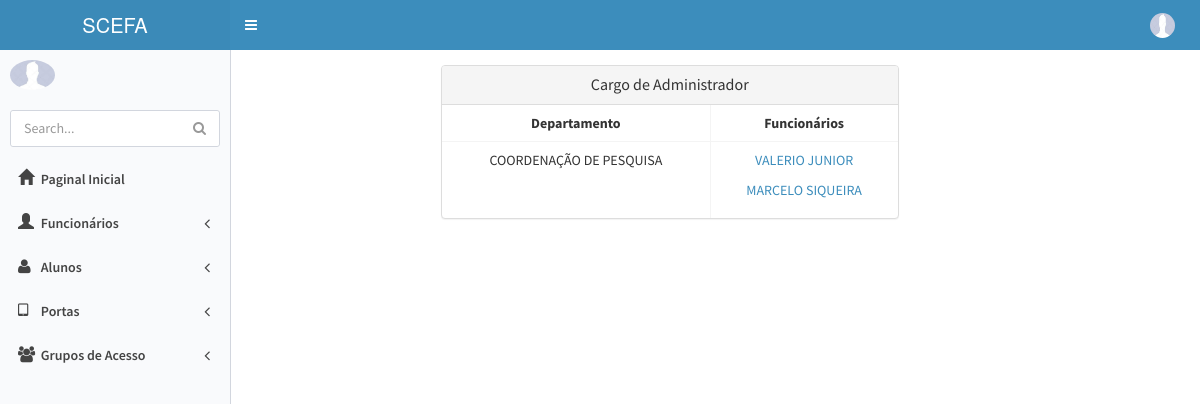
Screenshot of /cargo/detail/2 (signed in) with the database file from the repository.
### appPonto/models.py (models this page shows, shortened)
class Cargo(models.Model):
    nome_funcao = models.CharField('Nome da função',max_length=200)
    departamento = models.ForeignKey(Departamento,on_delete=models.PROTECT,verbose_name="Departamento")
    class Meta: permissions = (('view_cargo', 'Can see cargo'),)
    def __str__(self):
        return self.nome_funcao

class Departamento(models.Model):
    descricao = models.CharField("Descrição",max_length=200)
    class Meta: permissions = (('view_departamento', 'Can see departamento'),)
    def __str__(self):
        return self.descricao

class Pessoa(User):
    nome = models.CharField("Nome", max_length=255)
    cpf = models.CharField('CPF', max_length=14, unique=True)
    sexos = (('Masculino', 'Masculino'),
             ('Feminino', 'Feminino'),)
    sexo = models.CharField(max_length=30, choices=sexos)
    Email = models.EmailField("E-mail", max_length=200)
    telefone = models.CharField("Telefone", max_length=20)
    dataNascimento = models.DateField('Data de Nascimento', max_length=10)
    endereco = models.CharField('Endereço', max_length=200, null=True)
    id_digital = models.IntegerField(null=True, blank=True, unique=True)
    img_dital = models.CharField(null=True, max_length=100, blank=True)
    Situacoes = (
        ('Ativo', 'Ativo'),
        ('Desativado', 'Desativado'),
    )
    situacao = models.CharField('Situação',
                                max_length=30,
                                choices=Situacoes,
                                )
    foto = models.ImageField(
        upload_to='fotos', verbose_name='foto',
        null=True, blank=True)
    class Meta: permissions = (('view_pessoa', 'Can see pessoa'),)

class Funcionario(Pessoa):
    matricula = models.CharField("Matricula", max_length=20, unique=True)
    cargo = models.ForeignKey(Cargo,on_delete=models.PROTECT,verbose_name="Cargo")
    dataAdmissao = models.DateField('Data de Admissão', default=timezone.now)
    salario = models.DecimalField("Salário", max_digits=10, decimal_places=2, null=True)
    def __str__(self):
        return self.nome
    class Meta: permissions = (('view_funcionario', 'Can see funcionario'),)

class Pessoa(User):
    nome = models.CharField("Nome", max_length=255)
    cpf = models.CharField('CPF', max_length=14, unique=True)
    sexos = (('Masculino', 'Masculino'),
             ('Feminino', 'Feminino'),)
    sexo = models.CharField(max_length=30, choices=sexos)
    Email = models.EmailField("E-mail", max_length=200)
    telefone = models.CharField("Telefone", max_length=20)
    dataNascimento = models.DateField('Data de Nascimento', max_length=10)
    endereco = models.CharField('Endereço', max_length=200, null=True)
    id_digital = models.IntegerField(null=True, blank=True, unique=True)
    img_dital = models.CharField(null=True, max_length=100, blank=True)
    Situacoes = (
        ('Ativo', 'Ativo'),
        ('Desativado', 'Desativado'),
    )
    situacao = models.CharField('Situação',
                                max_length=30,
                                choices=Situacoes,
                                )
    foto = models.ImageField(
        upload_to='fotos', verbose_name='foto',
        null=True, blank=True)
    class Meta: permissions = (('view_pessoa', 'Can see pessoa'),)

### appPonto/views.py (the view)
# urls.py: url(r'^cargo/detail/(?P<pk>\d+)$',cargo_detail, name='cargo_detail'),
@permission_required('appPonto.view_cargo',login_url='erro_permissao')
def cargo_detail(request,pk):
    try:
        cargo = Cargo.objects.get(id=pk)
    except Exception:
        mensagem = {'mensagem': 'Cargo não existe'}
        return render(request, 'utils/pagina_erro.html', mensagem)
    departamento = Departamento.objects.get(id=cargo.departamento.id)
    funcionarios = Funcionario.objects.filter(cargo=cargo)
    return render(request,'Cargo/exibirCargo.html',{'cargo':cargo,'funcionarios':funcionarios,'departamento':departamento})

### templates/Cargo/exibirCargo.html (shortened to what this page needs)
{% extends 'base.html' %}
{% block conteudo %}
    <section class="container">
        <div class="row">
            <div class="col-sm-5 col-sm-offset-2">
                <div class="panel panel-default">
                    <div class="panel-heading">
                        <h3 class="panel-title" style="text-align: center;">Cargo de {{ cargo }}</h3>
                    </div>
                    <table class="table table-bordered">
                        <tr>
                            <th>Departamento</th>
                            <th>Funcionários</th>
                        </tr>
                        <tr>
                            <td> {{ departamento | upper }}</td>
                                <td>
                                    {% for funcionario in funcionarios %}
                                        <p><a href="{% url 'funcionario_detail' funcionario.pk %}"> {{funcionario | upper }}</a></p>
                                    {% endfor %}
                                </td>
                        </tr>
                    </table>
                </div>
            </div>
        </div>
    </section>
{% endblock %}

### templates/base.html (style rules this page uses)
body { background-color: blue; }

### templates/Cargo/exibirCargo.html (style rules this page uses)
td,th { text-align: center; }

### rows the page displays
Cargo: nome_funcao "Administrador"
Departamento: descricao "COORDENAÇÃO DE PESQUISA"
Funcionario: nome "VALERIO JUNIOR"
Funcionario: nome "MARCELO SIQUEIRA"
